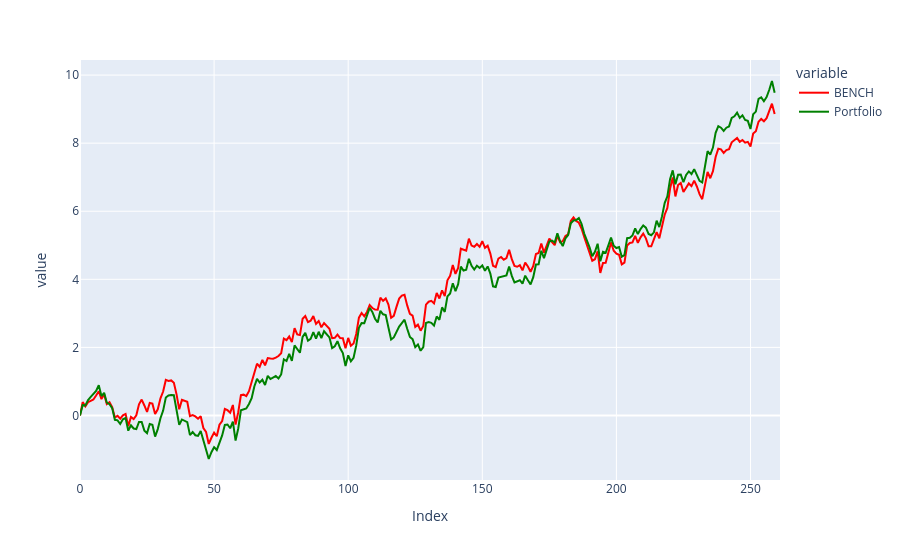

Here is the notebook cell this chart was saved with:
### Code cell
#average returns per year
AnnualizedDf=final[["Date","BENCH","Money"]]
AnnualizedDf['Date'] = pd.to_datetime(AnnualizedDf['Date'])
AnnualizedDf['Year'] = AnnualizedDf['Date'].dt.year

YearList=AnnualizedDf["Year"].unique()
BENCHAnnualized=pd.DataFrame(columns=YearList)
StratAnnualized=pd.DataFrame(columns=YearList)



for year in YearList:
  compteurPerYear=0
  for i in AnnualizedDf.index:
    if AnnualizedDf.loc[i,"Year"]==year:
      if compteurPerYear==0:
        BENCHAnnualized.loc[compteurPerYear,year]=AnnualizedDf.loc[i,"BENCH"]
        StratAnnualized.loc[compteurPerYear,year]=AnnualizedDf.loc[i,"Money"]
      else :
        BENCHAnnualized.loc[compteurPerYear,year]=AnnualizedDf.loc[i,"BENCH"]/BENCHAnnualized.loc[0,year]*100-100
        StratAnnualized.loc[compteurPerYear,year]=AnnualizedDf.loc[i,"Money"]/StratAnnualized.loc[0,year]*100-100
      compteurPerYear+=1

for year in YearList:
  BENCHAnnualized.loc[0,year]=BENCHAnnualized.loc[0,year]/BENCHAnnualized.loc[0,year]*100-100
  StratAnnualized.loc[0,year]=StratAnnualized.loc[0,year]/StratAnnualized.loc[0,year]*100-100



BENCHAvg=[]
StratAvg=[]
for i in BENCHAnnualized.index:
  sumBENCH=0
  sumStrat=0
  for year in BENCHAnnualized.columns:
    sumBENCH+=BENCHAnnualized.loc[i,year]
    sumStrat+=StratAnnualized.loc[i,year]
  BENCHAvg.append(sumBENCH/len(YearList))
  StratAvg.append(sumStrat/len(YearList))

BENCHAnnualized=BENCHAnnualized.drop(columns=[2002,2024]) #you can also add 2002 and drop any columns that have an nan value
StratAnnualized=StratAnnualized.drop(columns=[2002,2024])

BENCHAvg=[]
StratAVG=[]

for i in BENCHAnnualized.index:
  sumBENCH=0
  sumStrat=0
  for year in BENCHAnnualized.columns:
    sumBENCH+=BENCHAnnualized.loc[i,year]
    sumStrat+=StratAnnualized.loc[i,year]
  BENCHAvg.append(sumBENCH/len(YearList))
  StratAVG.append(sumStrat/len(YearList))

dff = pd.DataFrame({"Index": (range(len(BENCHAvg))),"Portfolio": StratAVG,"BENCH": BENCHAvg})


fig = px.line(dff, x="Index", y=["BENCH","Portfolio"], color_discrete_map={"BENCH": "red","Portfolio": "green"})
fig.show()

### Figure 1 — Plotly figure (JSON) as saved in the notebook; plotly's stock layout.template omitted (floating-point values rounded to 4 significant figures; data arrays with more than 128 entries replaced by an {"elided": "..."} marker saying what was removed)
{"data": [{"hovertemplate": "variable=BENCH<br>Index=%{x}<br>value=%{y}<extra></extra>", "legendgroup": "BENCH", "line": {"color": "red", "dash": "solid"}, "marker": {"symbol": "circle"}, "mode": "lines", "name": "BENCH", "orientation": "v", "showlegend": true, "x": {"elided": "262 int values"}, "xaxis": "x", "y": {"elided": "262 float values"}, "yaxis": "y", "type": "scatter"}, {"hovertemplate": "variable=Portfolio<br>Index=%{x}<br>value=%{y}<extra></extra>", "legendgroup": "Portfolio", "line": {"color": "green", "dash": "solid"}, "marker": {"symbol": "circle"}, "mode": "lines", "name": "Portfolio", "orientation": "v", "showlegend": true, "x": {"elided": "262 int values"}, "xaxis": "x", "y": {"elided": "262 float values"}, "yaxis": "y", "type": "scatter"}], "layout": {"xaxis": {"anchor": "y", "domain": [0.0, 1.0], "title": {"text": "Index"}}, "yaxis": {"anchor": "x", "domain": [0.0, 1.0], "title": {"text": "value"}}, "legend": {"title": {"text": "variable"}, "tracegroupgap": 0}, "margin": {"t": 60}}}
